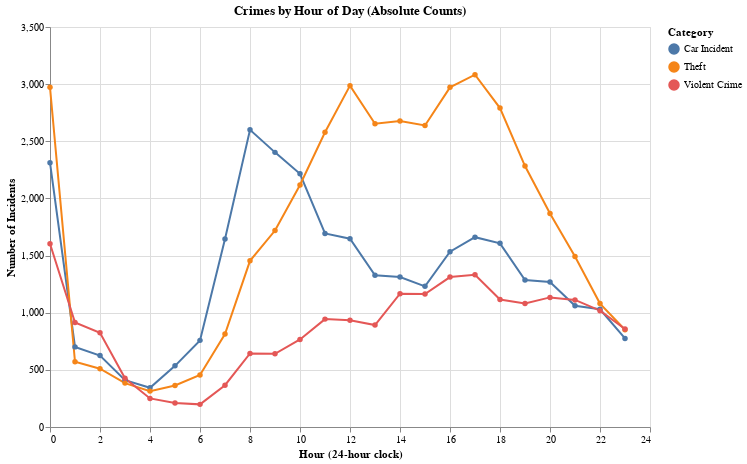

The notebook cell this image was saved under:
### Code cell
# Hourly absolute counts
hourly_count = (
    filtered_data
    .groupby(['HOUR', 'Category'])
    .size()
    .reset_index(name='Count')
)

chart_hourly = alt.Chart(hourly_count).mark_line(point=True).encode(
    x=alt.X('HOUR:Q', title='Hour (24-hour clock)'),
    y=alt.Y('Count:Q', title='Number of Incidents'),
    color='Category:N',
    tooltip=['HOUR', 'Category', 'Count']
).properties(
    title='Crimes by Hour of Day (Absolute Counts)',
    width=600,
    height=400
)

chart_hourly

### Figure 1 — Vega specification as saved in the notebook (floating-point values rounded to 4 significant figures)
{"$schema": "https://vega.github.io/schema/vega/v5.json", "data": [{"name": "source_0", "values": [{"HOUR": 0, "Category": "Car Incident", "Count": 2313}, {"HOUR": 0, "Category": "Theft", "Count": 2972}, {"HOUR": 0, "Category": "Violent Crime", "Count": 1604}, {"HOUR": 1, "Category": "Car Incident", "Count": 701}, {"HOUR": 1, "Category": "Theft", "Count": 571}, {"HOUR": 1, "Category": "Violent Crime", "Count": 914}, {"HOUR": 2, "Category": "Car Incident", "Count": 625}, {"HOUR": 2, "Category": "Theft", "Count": 510}, {"HOUR": 2, "Category": "Violent Crime", "Count": 824}, {"HOUR": 3, "Category": "Car Incident", "Count": 410}, {"HOUR": 3, "Category": "Theft", "Count": 384}, {"HOUR": 3, "Category": "Violent Crime", "Count": 426}, {"HOUR": 4, "Category": "Car Incident", "Count": 343}, {"HOUR": 4, "Category": "Theft", "Count": 314}, {"HOUR": 4, "Category": "Violent Crime", "Count": 250}, {"HOUR": 5, "Category": "Car Incident", "Count": 535}, {"HOUR": 5, "Category": "Theft", "Count": 363}, {"HOUR": 5, "Category": "Violent Crime", "Count": 210}, {"HOUR": 6, "Category": "Car Incident", "Count": 758}, {"HOUR": 6, "Category": "Theft", "Count": 455}, {"HOUR": 6, "Category": "Violent Crime", "Count": 198}, {"HOUR": 7, "Category": "Car Incident", "Count": 1645}, {"HOUR": 7, "Category": "Theft", "Count": 814}, {"HOUR": 7, "Category": "Violent Crime", "Count": 366}, {"HOUR": 8, "Category": "Car Incident", "Count": 2600}, {"HOUR": 8, "Category": "Theft", "Count": 1454}, {"HOUR": 8, "Category": "Violent Crime", "Count": 644}, {"HOUR": 9, "Category": "Car Incident", "Count": 2403}, {"HOUR": 9, "Category": "Theft", "Count": 1719}, {"HOUR": 9, "Category": "Violent Crime", "Count": 640}, {"HOUR": 10, "Category": "Car Incident", "Count": 2216}, {"HOUR": 10, "Category": "Theft", "Count": 2118}, {"HOUR": 10, "Category": "Violent Crime", "Count": 766}, {"HOUR": 11, "Category": "Car Incident", "Count": 1694}, {"HOUR": 11, "Category": "Theft", "Count": 2579}, {"HOUR": 11, "Category": "Violent Crime", "Count": 944}, {"HOUR": 12, "Category": "Car Incident", "Count": 1648}, {"HOUR": 12, "Category": "Theft", "Count": 2987}, {"HOUR": 12, "Category": "Violent Crime", "Count": 934}, {"HOUR": 13, "Category": "Car Incident", "Count": 1328}, {"HOUR": 13, "Category": "Theft", "Count": 2653}, {"HOUR": 13, "Category": "Violent Crime", "Count": 892}, {"HOUR": 14, "Category": "Car Incident", "Count": 1312}, {"HOUR": 14, "Category": "Theft", "Count": 2677}, {"HOUR": 14, "Category": "Violent Crime", "Count": 1166}, {"HOUR": 15, "Category": "Car Incident", "Count": 1231}, {"HOUR": 15, "Category": "Theft", "Count": 2638}, {"HOUR": 15, "Category": "Violent Crime", "Count": 1164}, {"HOUR": 16, "Category": "Car Incident", "Count": 1534}, {"HOUR": 16, "Category": "Theft", "Count": 2972}, {"HOUR": 16, "Category": "Violent Crime", "Count": 1312}, {"HOUR": 17, "Category": "Car Incident", "Count": 1661}, {"HOUR": 17, "Category": "Theft", "Count": 3083}, {"HOUR": 17, "Category": "Violent Crime", "Count": 1332}, {"HOUR": 18, "Category": "Car Incident", "Count": 1607}, {"HOUR": 18, "Category": "Theft", "Count": 2791}, {"HOUR": 18, "Category": "Violent Crime", "Count": 1116}, {"HOUR": 19, "Category": "Car Incident", "Count": 1286}, {"HOUR": 19, "Category": "Theft", "Count": 2283}, {"HOUR": 19, "Category": "Violent Crime", "Count": 1080}, {"HOUR": 20, "Category": "Car Incident", "Count": 1269}, {"HOUR": 20, "Category": "Theft", "Count": 1868}, {"HOUR": 20, "Category": "Violent Crime", "Count": 1134}, {"HOUR": 21, "Category": "Car Incident", "Count": 1061}, {"HOUR": 21, "Category": "Theft", "Count": 1491}, {"HOUR": 21, "Category": "Violent Crime", "Count": 1112}, {"HOUR": 22, "Category": "Car Incident", "Count": 1030}, {"HOUR": 22, "Category": "Theft", "Count": 1080}, {"HOUR": 22, "Category": "Violent Crime", "Count": 1018}, {"HOUR": 23, "Category": "Car Incident", "Count": 775}, {"HOUR": 23, "Category": "Theft", "Count": 851}, {"HOUR": 23, "Category": "Violent Crime", "Count": 858}]}, {"name": "data_0", "values": [{"Category": "Car Incident", "Count": 2313, "HOUR": 0}, {"Category": "Theft", "Count": 2972, "HOUR": 0}, {"Category": "Violent Crime", "Count": 1604, "HOUR": 0}, {"Category": "Car Incident", "Count": 701, "HOUR": 1}, {"Category": "Theft", "Count": 571, "HOUR": 1}, {"Category": "Violent Crime", "Count": 914, "HOUR": 1}, {"Category": "Car Incident", "Count": 625, "HOUR": 2}, {"Category": "Theft", "Count": 510, "HOUR": 2}, {"Category": "Violent Crime", "Count": 824, "HOUR": 2}, {"Category": "Car Incident", "Count": 410, "HOUR": 3}, {"Category": "Theft", "Count": 384, "HOUR": 3}, {"Category": "Violent Crime", "Count": 426, "HOUR": 3}, {"Category": "Car Incident", "Count": 343, "HOUR": 4}, {"Category": "Theft", "Count": 314, "HOUR": 4}, {"Category": "Violent Crime", "Count": 250, "HOUR": 4}, {"Category": "Car Incident", "Count": 535, "HOUR": 5}, {"Category": "Theft", "Count": 363, "HOUR": 5}, {"Category": "Violent Crime", "Count": 210, "HOUR": 5}, {"Category": "Car Incident", "Count": 758, "HOUR": 6}, {"Category": "Theft", "Count": 455, "HOUR": 6}, {"Category": "Violent Crime", "Count": 198, "HOUR": 6}, {"Category": "Car Incident", "Count": 1645, "HOUR": 7}, {"Category": "Theft", "Count": 814, "HOUR": 7}, {"Category": "Violent Crime", "Count": 366, "HOUR": 7}, {"Category": "Car Incident", "Count": 2600, "HOUR": 8}, {"Category": "Theft", "Count": 1454, "HOUR": 8}, {"Category": "Violent Crime", "Count": 644, "HOUR": 8}, {"Category": "Car Incident", "Count": 2403, "HOUR": 9}, {"Category": "Theft", "Count": 1719, "HOUR": 9}, {"Category": "Violent Crime", "Count": 640, "HOUR": 9}, {"Category": "Car Incident", "Count": 2216, "HOUR": 10}, {"Category": "Theft", "Count": 2118, "HOUR": 10}, {"Category": "Violent Crime", "Count": 766, "HOUR": 10}, {"Category": "Car Incident", "Count": 1694, "HOUR": 11}, {"Category": "Theft", "Count": 2579, "HOUR": 11}, {"Category": "Violent Crime", "Count": 944, "HOUR": 11}, {"Category": "Car Incident", "Count": 1648, "HOUR": 12}, {"Category": "Theft", "Count": 2987, "HOUR": 12}, {"Category": "Violent Crime", "Count": 934, "HOUR": 12}, {"Category": "Car Incident", "Count": 1328, "HOUR": 13}, {"Category": "Theft", "Count": 2653, "HOUR": 13}, {"Category": "Violent Crime", "Count": 892, "HOUR": 13}, {"Category": "Car Incident", "Count": 1312, "HOUR": 14}, {"Category": "Theft", "Count": 2677, "HOUR": 14}, {"Category": "Violent Crime", "Count": 1166, "HOUR": 14}, {"Category": "Car Incident", "Count": 1231, "HOUR": 15}, {"Category": "Theft", "Count": 2638, "HOUR": 15}, {"Category": "Violent Crime", "Count": 1164, "HOUR": 15}, {"Category": "Car Incident", "Count": 1534, "HOUR": 16}, {"Category": "Theft", "Count": 2972, "HOUR": 16}, {"Category": "Violent Crime", "Count": 1312, "HOUR": 16}, {"Category": "Car Incident", "Count": 1661, "HOUR": 17}, {"Category": "Theft", "Count": 3083, "HOUR": 17}, {"Category": "Violent Crime", "Count": 1332, "HOUR": 17}, {"Category": "Car Incident", "Count": 1607, "HOUR": 18}, {"Category": "Theft", "Count": 2791, "HOUR": 18}, {"Category": "Violent Crime", "Count": 1116, "HOUR": 18}, {"Category": "Car Incident", "Count": 1286, "HOUR": 19}, {"Category": "Theft", "Count": 2283, "HOUR": 19}, {"Category": "Violent Crime", "Count": 1080, "HOUR": 19}, {"Category": "Car Incident", "Count": 1269, "HOUR": 20}, {"Category": "Theft", "Count": 1868, "HOUR": 20}, {"Category": "Violent Crime", "Count": 1134, "HOUR": 20}, {"Category": "Car Incident", "Count": 1061, "HOUR": 21}, {"Category": "Theft", "Count": 1491, "HOUR": 21}, {"Category": "Violent Crime", "Count": 1112, "HOUR": 21}, {"Category": "Car Incident", "Count": 1030, "HOUR": 22}, {"Category": "Theft", "Count": 1080, "HOUR": 22}, {"Category": "Violent Crime", "Count": 1018, "HOUR": 22}, {"Category": "Car Incident", "Count": 775, "HOUR": 23}, {"Category": "Theft", "Count": 851, "HOUR": 23}, {"Category": "Violent Crime", "Count": 858, "HOUR": 23}]}, {"name": "source_0_color_domain_Category_0", "values": [{"Category": "Car Incident"}, {"Category": "Theft"}, {"Category": "Violent Crime"}]}, {"name": "data_0_color_domain_Category_1", "values": [{"Category": "Car Incident"}, {"Category": "Theft"}, {"Category": "Violent Crime"}]}], "marks": [{"type": "group", "name": "layer_0_pathgroup", "from": {"facet": {"data": "source_0", "name": "faceted_path_layer_0_main", "groupby": ["Category"]}}, "encode": {"update": {"width": {"field": {"signal": null, "datum": null, "group": "width", "parent": null}}, "height": {"field": {"signal": null, "datum": null, "group": "height", "parent": null}}}}, "marks": [{"type": "line", "name": "layer_0_marks", "from": {"data": "faceted_path_layer_0_main"}, "sort": {"field": "x"}, "encode": {"update": {"tooltip": {"signal": "{\"HOUR\": format(datum[\"HOUR\"], \"\"), \"Category\": isValid(datum[\"Category\"]) ? datum[\"Category\"] : \"\"+datum[\"Category\"], \"Count\": format(datum[\"Count\"], \"\")}"}, "stroke": {"field": "Category", "scale": "color"}, "x": {"field": "HOUR", "scale": "x"}, "y": {"field": "Count", "scale": "y"}, "defined": {"signal": "isValid(datum[\"HOUR\"]) && isFinite(+datum[\"HOUR\"]) && isValid(datum[\"Count\"]) && isFinite(+datum[\"Count\"])"}}}, "style": ["line"]}]}, {"type": "symbol", "name": "layer_1_marks", "from": {"data": "data_0"}, "encode": {"update": {"tooltip": {"signal": "{\"HOUR\": format(datum[\"HOUR\"], \"\"), \"Category\": isValid(datum[\"Category\"]) ? datum[\"Category\"] : \"\"+datum[\"Category\"], \"Count\": format(datum[\"Count\"], \"\")}"}, "y": {"field": "Count", "scale": "y"}, "fill": {"field": "Category", "scale": "color"}, "opacity": {"value": 1}, "x": {"field": "HOUR", "scale": "x"}}}, "style": ["point"]}], "scales": [{"name": "x", "type": "linear", "domain": {"fields": [{"data": "source_0", "field": "HOUR"}, {"data": "data_0", "field": "HOUR"}]}, "range": [0, {"signal": "width"}], "nice": true, "zero": false}, {"name": "y", "type": "linear", "domain": {"fields": [{"data": "source_0", "field": "Count"}, {"data": "data_0", "field": "Count"}]}, "range": [{"signal": "height"}, 0], "zero": true, "nice": true}, {"name": "color", "type": "ordinal", "domain": {"fields": [{"data": "source_0_color_domain_Category_0", "field": "Category"}, {"data": "data_0_color_domain_Category_1", "field": "Category"}], "sort": true}, "range": "category"}], "axes": [{"scale": "x", "orient": "bottom", "tickCount": {"signal": "ceil(width/40)"}, "minExtent": 0, "zindex": 0, "grid": true, "gridScale": "y", "aria": false, "labels": false, "ticks": false, "domain": false, "maxExtent": 0}, {"scale": "y", "zindex": 0, "aria": false, "labels": false, "minExtent": 0, "grid": true, "orient": "left", "maxExtent": 0, "domain": false, "ticks": false, "gridScale": "x", "tickCount": {"signal": "ceil(height/40)"}}, {"scale": "x", "tickCount": {"signal": "ceil(width/40)"}, "grid": false, "orient": "bottom", "title": "Hour (24-hour clock)", "labelOverlap": true, "zindex": 0, "labelFlush": true}, {"scale": "y", "tickCount": {"signal": "ceil(height/40)"}, "grid": false, "zindex": 0, "labelOverlap": true, "orient": "left", "title": "Number of Incidents"}], "title": {"text": "Crimes by Hour of Day (Absolute Counts)", "frame": "group"}, "background": "white", "style": "cell", "height": 400, "width": 600, "legends": [{"stroke": "color", "symbolType": "circle", "title": "Category", "fill": "color", "encode": {"symbols": {"update": {"opacity": {"value": 1}}}}}], "padding": 5}
